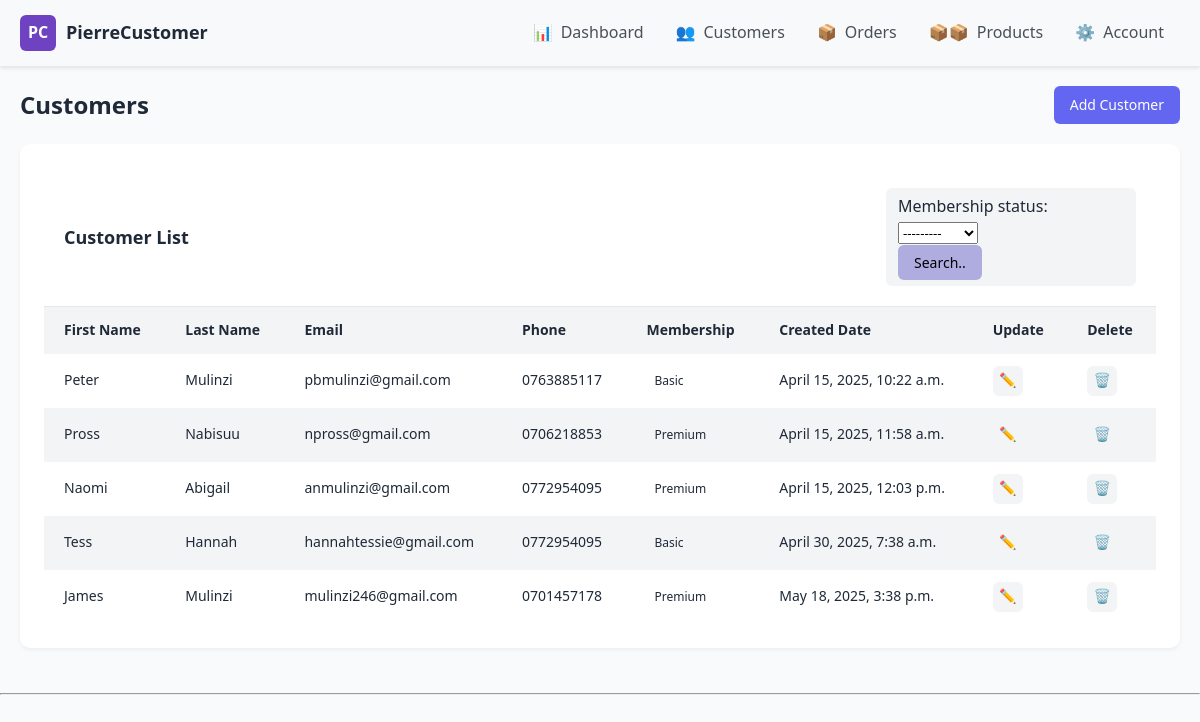
Screenshot of /customerPage/ with the database file from the repository.
### pierre_CMS_App/models.py (models this page shows, shortened)
class Customer(models.Model):
    STATUS = (
        ('Premium', 'Premium'),
        ('Basic', 'Basic'),
    )
    first_name = models.CharField(max_length = 200)
    last_name = models.CharField(max_length = 200)
    phone = models.CharField(max_length=200)
    email = models.EmailField(max_length=200, null=True)
    address = models.CharField(max_length=200)
    date_created = models.DateTimeField(auto_now_add=True)
    membership_status = models.CharField(max_length=200, choices=STATUS, default='Basic')

### pierre_CMS_App/views.py (the view)
# urls.py: path('customerPage/', views.customers, name='customersPage'),
def customers(request):
    customers = Customer.objects.all()
    cust_form = CustomerForm(request.POST)
    myFilter = CustomerFilter(request.GET, queryset=customers)
    customers = myFilter.qs
    if request.method == 'POST' and cust_form.is_valid():
        cust_form.save()
        return redirect('dashboard')
    else:
        cust_form = CustomerForm()
    context = {
        'customers': customers,
        'cust_form': cust_form,
        'myFilter' : myFilter,
    }
    return render(request, 'pierre_CMS_App/customerPage.html', context)

### pierre_CMS_App/forms.py
class CustomerForm(ModelForm):
    class Meta:
        model = Customer
        fields = ['first_name', 'last_name', 'phone', 'email', 'address', 'membership_status']

### pierre_CMS_App/templates/pierre_CMS_App/customerPage.html
{% extends "pierre_CMS_App/main.html" %}
{% block content %}
<div class="main">
    <div class="page-header">
        <h1 class="page-title">Customers</h1>
        <a class="btn btn-primary" href="{% url 'addCustomer' %}" style="text-decoration: none;">Add Customer</a>
    </div>
    <div class="card">
        <div class="card-header">
            <h2 class="card-title">Customer List</h2>
            <div class="filters">
                <div class="search-box">
                    <form method="get">
                        {{myFilter.form}}
                        <button class="btn btn-primry btn-outline-info" type="submit" style="background-color: rgb(175, 172, 224);">Search..</button>
                    </form>
                </div>
            </div>
        </div>
        <table>
            <thead>
                <tr>
                    <th>First Name</th>
                    <th>Last Name</th>
                    <th>Email</th>
                    <th>Phone</th>
                    <th>Membership</th>
                    <th>Created Date</th>
                    <th>Update</th>
                    <th>Delete</th>
                </tr>
            </thead>
            <tbody>
                {% for cust in customers %}
                    <tr>
                        <td>{{cust.first_name}}</td>
                        <td>{{cust.last_name}}</td>
                        <td>{{cust.email}}</td>
                        <td>{{cust.phone}}</td>
                        <td><span class="status">{{cust.membership_status}}</span></td>
                        <td>{{cust.date_created}}</td>
                        <td>
                            <a class="btn-icon btn-edit" href="{% url 'updateCustomer' cust.id %}" style="text-decoration: none;">✏️</a>
                        </td>
                        <td>
                            <a class="btn-icon btn-delete" href="{% url 'deleteCustomerrr' cust.id %}" style="text-decoration: none;">🗑️</a>
                        </td>
                    </tr>
                {% endfor %}
            </tbody>
        </table>
    </div>
</div>
{% endblock %}

### static/css/main.css (style rules this page uses)
:root { --primary: #6366f1; --primary-light: #818cf8; --primary-dark: #4f46e5; --accent: #f472b6; --light: #f9fafb; --dark: #1f2937; --gray: #9ca3af; --gray-light: #f3f4f6; }
* { margin: 0; padding: 0; box-sizing: border-box; font-family: 'Segoe UI', Tahoma, Geneva, Verdana, sans-serif; }
body { background-color: var(--light); color: var(--dark); line-height: 1.6; }
* { margin: 0; padding: 0; box-sizing: border-box; }
.main { flex: 1; padding: 20px; }
.page-header { display: flex; justify-content: space-between; align-items: center; margin-bottom: 20px; }
.page-title { margin: 0; font-size: 24px; font-weight: 600; }
.card { background-color: white; border-radius: 8px; box-shadow: 0 1px 3px rgba(0,0,0,0.1); padding: 24px; margin-bottom: 24px; }
.btn { padding: 8px 16px; border-radius: 6px; font-size: 14px; font-weight: 500; cursor: pointer; display: inline-flex; align-items: center; border: none; transition: all 0.2s; }
.btn-primary { background-color: var(--primary); color: white; }
.card { background-color: white; border-radius: 10px; box-shadow: 0 2px 4px rgba(0,0,0,0.05); margin-bottom: 25px; overflow: hidden; }
.card-header { padding: 20px; display: flex; justify-content: space-between; align-items: center; border-bottom: 1px solid #e5e7eb; }
.card-title { font-size: 18px; font-weight: 600; }
.search-box { display: flex; align-items: center; background-color: var(--gray-light); border-radius: 6px; padding: 6px 12px; width: 250px; }
table { width: 100%; border-collapse: collapse; }
th, td { padding: 12px 20px; text-align: left; }
th { background-color: var(--gray-light); font-weight: 600; font-size: 14px; color: var(--dark); }
tr:nth-child(even) { background-color: var(--gray-light); }
td { font-size: 14px; }
.status { padding: 4px 8px; border-radius: 4px; font-size: 12px; font-weight: 500; }
.btn-icon { width: 30px; height: 30px; border-radius: 6px; display: flex; align-items: center; justify-content: center; background-color: var(--gray-light); color: var(--dark); transition: all 0.2s; cursor: pointer; border: none; }

### rows the page displays
Customer: first_name "Peter", last_name "Mulinzi", email "pbmulinzi@gmail.com", phone "0763885117", membership_status "Basic", date_created "April 15, 2025, 10:22 a.m."
Customer: first_name "Pross", last_name "Nabisuu", email "npross@gmail.com", phone "0706218853", membership_status "Premium", date_created "April 15, 2025, 11:58 a.m."
Customer: first_name "Naomi", last_name "Abigail", email "anmulinzi@gmail.com", phone "0772954095", membership_status "Premium", date_created "April 15, 2025, 12:03 p.m."
Customer: first_name "Tess", last_name "Hannah", email "hannahtessie@gmail.com", phone "0772954095", membership_status "Basic", date_created "April 30, 2025, 7:38 a.m."
Customer: first_name "James", last_name "Mulinzi", email "mulinzi246@gmail.com", phone "0701457178", membership_status "Premium", date_created "May 18, 2025, 3:38 p.m."
